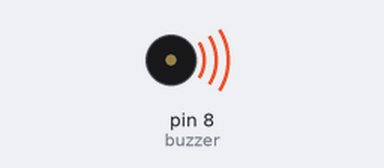
Simulated run of this sketch. Board: Arduino Uno, built with avr-gcc and run on an emulated ATmega328P. Shown: buzzer (waves = sounding).

Above: at 0.1 s.
At 4.0 s:
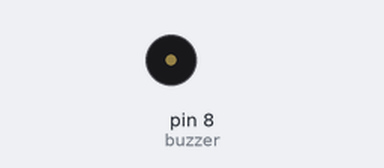
Timing chart, 0 to 5.5 s (numbered marks = the images above):
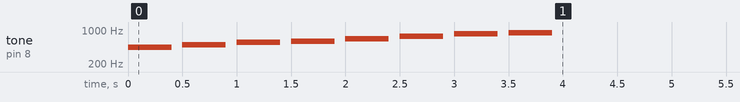

The sketch:

Ch_8_4_basic_musical_scale_array.ino
```cpp
/* Basic_musical_scale_array

   copy and paste this program into the Arduino IDE
   name this program Basic_musical_scale_array

   Plays Do-Re-Mi... on the buzzer connected to D8

   first introduction of the use of an array[] and also the for loop

 */
//  ------------------------------------------------------------------------------------

// declare and initialize outside of any function so they are global
int Do = 440;
int Re = 494;
int Mi = 554;
int Fa = 587;
int Sol = 659;
int La = 740;
int Ti = 831;
int Do2 = 880;

int toneArray[] = {Do, Re, Mi, Fa, Sol, La, Ti, Do2};
int buzzer = 8;

//  ------------------------------------------------------------------------------------
void setup() {
  pinMode(buzzer, OUTPUT);
  for(int i = 0 ; i < 8 ; i++) {
	tone(buzzer, toneArray[i]);	// sent the frequency toneArray[i] to the pin “buzzer”
        delay(400);
        noTone(buzzer);
        delay(100);
  }
}
//  ------------------------------------------------------------------------------------
void loop() {
// space to insert statements in the loop() function
}
```
